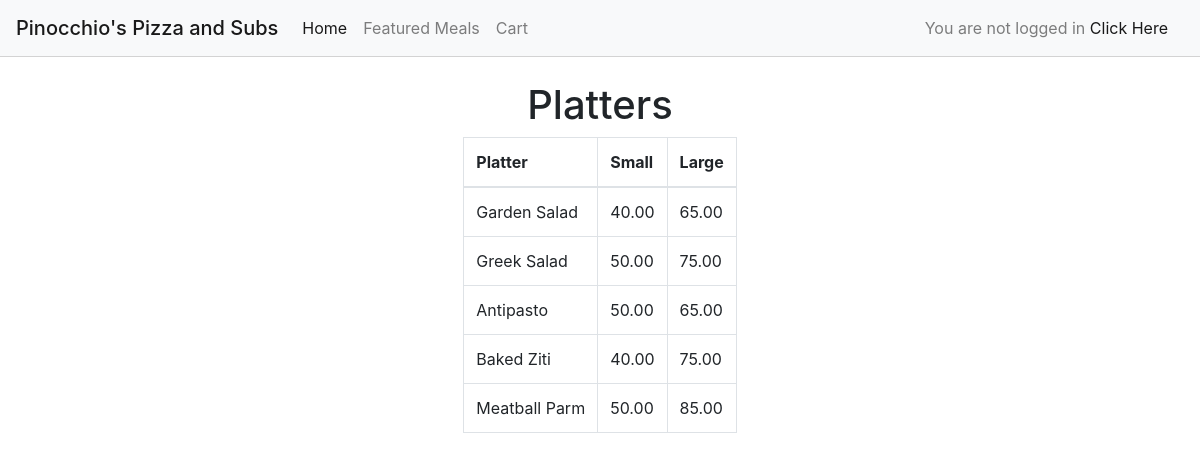
The app's page /platters with its own data.
### orders/models.py (models this page shows, shortened)
class Platter(models.Model):
	name = models.CharField(max_length=64)
	size = models.CharField(max_length=64)
	price = models.DecimalField(max_digits=5, decimal_places=2)

### orders/views.py (the view)
# urls.py: path("platters", views.platter, name="platter"),
def platter(request):
	platter_large = Platter.objects.filter(size__iexact="Large")
	platter_small = Platter.objects.filter(size__iexact="Small")
	platter = zip(platter_small, platter_large)
	context = {
	"platters": platter,
	}
	return render(request, "Orders/platter.html", context)

### orders/templates/Orders/platter.html (shortened to what this page needs)
{% extends "Orders/layout.html" %}
{% block body %}
{% if user.is_authenticated %}
	<div class="menu-flex">
		<div class="pizza-flex">
			<div class="menu-table">
				<div class="menu-style">
					<h1 class="menu-title">Platters</h1>
				</div>
				<div>
					<table class="table table-bordered">
						<thead>
							<tr>
								<th scope="col">Platter</th>
								<th scope="col">Small</th>
								<th scope="col">Large</th>
								<th scope="col">Order</th>
							</tr>
						</thead>
						<tbody>
							{% for small, large in platters%}
							<tr class="platters" id="platter_table-{{forloop.counter0}}">
								<td class="item">{{ small.name }}</td>
								<td class="ssmall">{{ small.price }}</td>
								<td class="llarge">{{ large.price }}</td>
								<td ><a href="#" class="cart_b" id="cart_{{forloop.counter0}}"><svg width="1em" height="1em" viewBox="0 0 16 16" class="bi bi-cart-plus-fill" fill="currentColor" xmlns="http://www.w3.org/2000/svg">
							  <path fill-rule="evenodd" d="M.5 1a.5.5 0 0 0 0 1h1.11l.401 1.607 1.498 7.985A.5.5 0 0 0 4 12h1a2 2 0 1 0 0 4 2 2 0 0 0 0-4h7a2 2 0 1 0 0 4 2 2 0 0 0 0-4h1a.5.5 0 0 0 .491-.408l1.5-8A.5.5 0 0 0 14.5 3H2.89l-.405-1.621A.5.5 0 0 0 2 1H.5zM4 14a1 1 0 1 1 2 0 1 1 0 0 1-2 0zm7 0a1 1 0 1 1 2 0 1 1 0 0 1-2 0zM9 5.5a.5.5 0 0 0-1 0V7H6.5a.5.5 0 0 0 0 1H8v1.5a.5.5 0 0 0 1 0V8h1.5a.5.5 0 0 0 0-1H9V5.5z"/>
							</svg></a> </td>
							</tr>
							{% endfor %}
						</tbody>
					</table>
				</div>
			</div>
		</div>
	</div>
	<button id="modal_2_click" type="button" class="btn btn-primary" data-toggle="modal" data-target="#click_item">
	  Add specifics
	</button>
	<div class="modal fade" id="click_item" data-backdrop="static" data-keyboard="false" tabindex="-1" aria-labelledby="staticBackdropLabel" aria-hidden="true">
	  <div class="modal-dialog modal_2 modal-dialog-centered">
	    <div class="modal-content">
	      <div class="modal-header">
	        <h5 class="modal-title" id="staticBackdropLabel">Selections</h5>
	        <button type="button" class="close" data-dismiss="modal" aria-label="Close">
	          <span aria-hidden="true">&times;</span>
	        </button>
	      </div>
	      <div class="modal-body">
	        <div id="selection_div">
	        	<form id="platter_form" action="{% url 'cart' %}" method="post">
	        	{% csrf_token %}
	        		<div>
		        		<label for="cart_item" id="cart_item_label" style="font-weight:bold">Platter: <span id="cart_item_span"></span></label>
		        		<input class="hide-input" id="cart_item" type="text" name="topping" disabled hidden></input>
	        		</div>
	        		<div>
	        			<input type="hidden" name="item" value="Platter"></input>
	        		</div>
	        		<div>
		        		<label id="cart_size_label" style="font-weight:bold">Size: </label>
		        		<select id="cart_size" name="size">
		        			<option value="small">Small</option>
		        			<option value="large">Large</option>
		        		</select>
	        		</div>
	        		<div id="extras_div" class="extras_selector">
	        		</div>
	        		<div style="border-top: 1px solid grey">
		        		<label id="cart_price_label" style="font-weight:bold">Price: </label>
		        		<input class="hide-input" id="cart_price" type="number" name="price" min="0" step="0.01" disabled></input>
	        		</div>
	        		<input type="submit" id="platter_submit" name="platter-form"></input>
	        	</form>
	        </div>
	      </div>
	      <div class="modal-footer">
	        <button id="selections_close" type="button" class="btn btn-secondary" data-dismiss="modal">Cancel</button>
	        <button id="selections_submit" type="button" class="btn btn-primary">Add to Cart</button>
	      </div>
	    </div>
	  </div>
	</div>
{% else %}
	<div class="menu-flex">
		<div class="pizza-flex">
			<div class="menu-table">
				<div class="menu-style">
					<h1 class="menu-title">Platters</h1>
				</div>
				<div>
					<table class="table table-bordered">
						<thead>
							<tr>
								<th scope="col">Platter</th>
								<th scope="col">Small</th>
								<th scope="col">Large</th>
							</tr>
						</thead>
						<tbody>
							{% for small, large in platters%}
							<tr>
								<td >{{ small.name }}</td>
								<td >{{ small.price }}</td>
								<td>{{ large.price }}</td>
							</tr>
							{% endfor %}
						</tbody>
					</table>
				</div>
			</div>
		</div>
	</div>
{% endif %}
{% endblock %}

### orders/static/css/layout.css (style rules this page uses)
body { background-color: white; }
.menu-flex, .page-flex { margin-top: 25px; display: flex; flex-direction: column; align-items: center; min-height: calc(100vh - 83px); height: auto; width: 100%; }
.pizza-flex { display: flex; flex-wrap: wrap; max-width: 100%; justify-content: space-around; align-content: center; }
.menu-table { border: none; margin-bottom: 25px; }
.menu-style { display: flex; justify-content: center; align-content: center; }

### records on screen
Platter: name "Garden Salad", price "40.00", price "65.00"
Platter: name "Greek Salad", price "50.00", price "75.00"
Platter: name "Antipasto", price "50.00", price "65.00"
Platter: name "Baked Ziti", price "40.00", price "75.00"
Platter: name "Meatball Parm", price "50.00", price "85.00"
